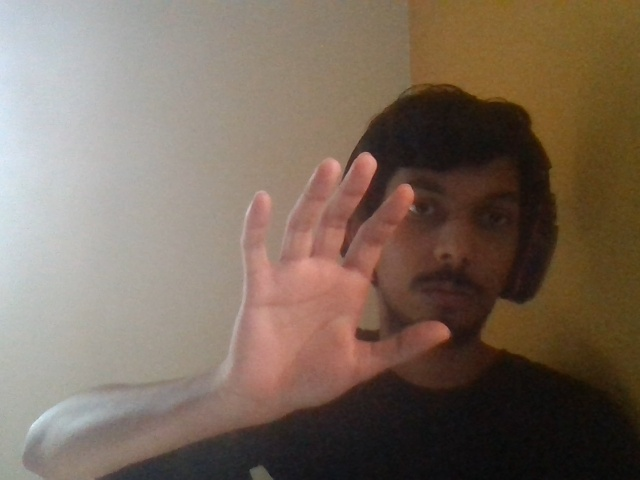
#> input picture fingers/image.jpg, 640 x 480 px, given in place of the camera
$ python testbat.py
#> lines starting #> are read from the running program, lines starting #| are printed output that depends on the picture; after the words box and inside, x2 and y2 are one past the last pixel; in counts of white or black regions, pixels touching at a corner belong together
import cv2
import pandas

# [9 lines of commented-out code are left out]


df = pandas.read_csv("colornew.csv")
#> (reads not sure/colornew.csv from the repository)

# lower_yelow  = (df["B"].min(), df["G"].min(), df["R"].min())
# upper_yelow  = (df["B"].max(), df["G"].max(), df["R"].max())

df = df.describe()
x =-20
y = 80
# [7 lines of commented-out code are left out]


lower_yellow = (20, 40, 4)
upper_yellow = (80, 182, 185)
cap = cv2.VideoCapture(0)

# take a picture using the webcam
ret, framezzz = cap.read()
#> framezzz is the input picture: shape (480, 640, 3); mean B, G, R 92.6, 106.3, 122.7
# show the picture
# cv2.imshow('Webcam', cv2.flip(framezzz, 1))
# cv2.waitKey(0)

while True:
    # Read a frame from the webcam
    ret, frame = cap.read()

    # Convert the frame to HSV
    hsv = cv2.cvtColor(frame, cv2.COLOR_BGR2HSV)
#> hsv: shape (480, 640, 3); mean H, S, V 31.1, 79.3, 123.8

    # Threshold the frame to only select yellow colors
    mask = cv2.inRange(hsv, lower_yellow, upper_yellow)
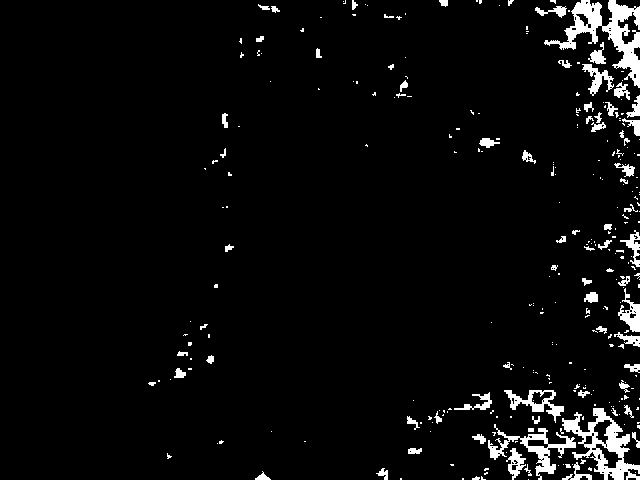
#> mask: shape (480, 640); 4.2% white; 296 white regions (220 under 20 px), largest, box (x1, y1, x2, y2) and area: (544, 0, 640, 88) 2581, (562, 408, 640, 480) 1974, (488, 424, 576, 480) 1178
    # finmask = cv2.inRange(hsv, lower_finger, upper_finger)

    # combined_mask = cv2.bitwise_or(mask, finmask)
    # res = combined_mask

    # Bitwise-AND the mask and the original frame
    res = cv2.bitwise_and(frame, frame, mask=mask)
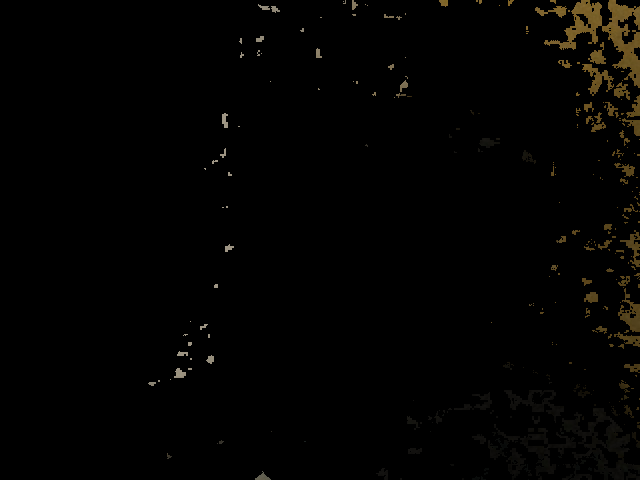
#> res: shape (480, 640, 3); mean B, G, R 1.3, 2.4, 2.9

    # make it so all the pixels that are not yellow are replaced with pixels from the original framezzz
    # res = cv2.bitwise_or(framezzz, res)

    # Show the frame left right inverted
    cv2.imshow('Webcam', cv2.flip(res, 1))
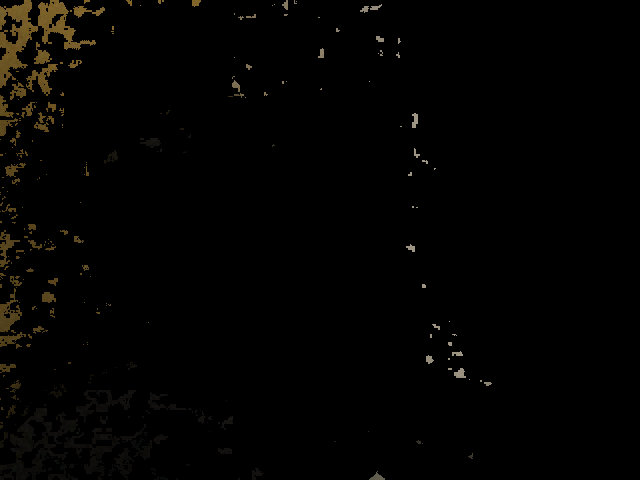
#> window 'Webcam': shape (480, 640, 3); mean B, G, R 1.3, 2.4, 2.9
    # cv2.imshow('Webcam', res)

    # Exit the loop if the 'q' key is pressed
    if cv2.waitKey(1) & 0xFF == ord('q'):
#> (key q is pressed here)
        break

# Release the webcam and close the window
cap.release()
cv2.destroyAllWindows()
